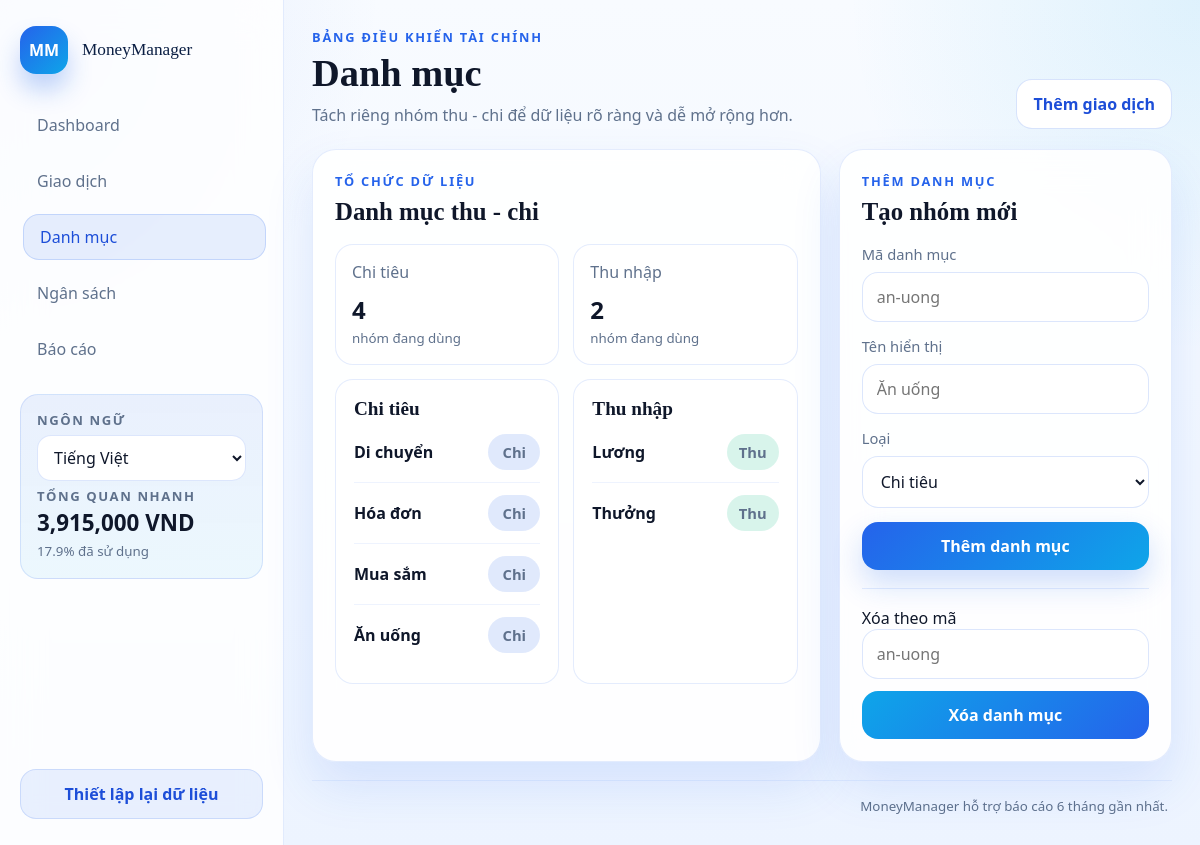
The page /categories on the database its author committed.
### tables this page shows
CREATE TABLE categories (
            id INTEGER PRIMARY KEY AUTOINCREMENT,
            key TEXT UNIQUE NOT NULL,
            value TEXT NOT NULL,
            type INTEGER NOT NULL CHECK (type IN (0, 1)) -- 0: chi, 1: thu
        );

### app.py (the view)
@app.route("/categories")
def categories_page() -> str:
    return render_template(
        "categories.html",
        **_shared_context(
            "categories",
            t("categories_title"),
            t("categories_subtitle"),
        ),
    )

### app.py (called while the page is built)
def _current_language() -> str:
    language = session.get("language", "vi")
    return language if language in FILE_TRANSLATIONS else "vi"

def t(key: str) -> str:
    language = _current_language()
    return FILE_TRANSLATIONS.get(language, FILE_TRANSLATIONS.get("vi", {})).get(key, key)

@app.context_processor
def inject_language_context() -> dict[str, object]:
    return {
        "current_lang": _current_language(),
        "supported_languages": [
            {
                "code": option["code"],
                "label": t("language_vi") if option["code"] == "vi" else t("language_en"),
            }
            for option in SUPPORTED_LANGUAGES
        ],
        "t": t,
        "category_label": _category_label,
        "note_label": _note_label,
    }

def _format_money(value: float) -> str:
    return f"{value:,.0f}"

def _category_label(category_key: str, fallback: str | None = None) -> str:
    label_key = f"category_label_{category_key}"
    label = t(label_key)
    if label != label_key:
        return label
    return fallback or category_key

def _month_bounds(year: int, month: int) -> tuple[str, str]:
    start = datetime(year, month, 1, 0, 0, 0)
    end_day = calendar.monthrange(year, month)[1]
    end = datetime(year, month, end_day, 23, 59, 59)
    return start.strftime("%Y-%m-%d %H:%M:%S"), end.strftime("%Y-%m-%d %H:%M:%S")

def _ensure_db() -> None:
    if not app.config.get("DATABASE_READY", False):
        db_helper.init_db()
        app.config["DATABASE_READY"] = True

### modulo/db_helper.py (called while the page is built)
def get_connection():
    db_dir = os.path.join(os.path.dirname(__file__), '../database')
    db_path = os.path.join(db_dir, 'finance.db')
    os.makedirs(db_dir, exist_ok=True)
    conn = sqlite3.connect(db_path)
    conn.row_factory = sqlite3.Row
    return conn

def get_all_categories():
    conn = get_connection()
    cursor = conn.cursor()
    cursor.execute('SELECT * FROM categories ORDER BY type, value')
    rows = cursor.fetchall()
    conn.close()
    return [dict(row) for row in rows]

def get_setting(key):
    conn = get_connection()
    cursor = conn.cursor()
    cursor.execute('SELECT value FROM settings WHERE key = ?', (key,))
    row = cursor.fetchone()
    conn.close()
    return row['value'] if row else None

def get_budget_limit():
    budget_str = get_setting('budget_limit')
    return float(budget_str) if budget_str else 0.0

### templates/categories.html (shortened to what this page needs)
{% extends "base.html" %}
{% block content %}
<section class="module-grid module-grid-split">
  <article class="panel panel-wide">
    <div class="panel-head">
      <div>
        <p class="panel-kicker">{{ t('organization') }}</p>
        <h2>{{ t('income_expense_categories') }}</h2>
      </div>
    </div>
    <div class="category-summary-grid">
      <article class="metric-card metric-card-compact">
        <span>{{ t('expense_type') }}</span>
        <strong>{{ expense_categories|length }}</strong>
        <small>{{ t('used_groups') }}</small>
      </article>
      <article class="metric-card metric-card-compact">
        <span>{{ t('income_type') }}</span>
        <strong>{{ income_categories|length }}</strong>
        <small>{{ t('used_groups') }}</small>
      </article>
    </div>
    <div class="category-columns">
      <div class="category-column">
        <h3>{{ t('expense_type') }}</h3>
        {% for category in expense_categories %}
          <div class="category-item">
            <div>
              <strong>{{ category_label(category.key, category.value) }}</strong>
            </div>
            <span class="badge badge-expense">{{ t('expense') }}</span>
          </div>
        {% else %}
          <p class="empty-state">{{ t('existing_categories_empty_expense') }}</p>
        {% endfor %}
      </div>
      <div class="category-column">
        <h3>{{ t('income_type') }}</h3>
        {% for category in income_categories %}
          <div class="category-item">
            <div>
              <strong>{{ category_label(category.key, category.value) }}</strong>
            </div>
            <span class="badge badge-income">{{ t('income') }}</span>
          </div>
        {% else %}
          <p class="empty-state">{{ t('existing_categories_empty_income') }}</p>
        {% endfor %}
      </div>
    </div>
  </article>
  <article class="panel panel-medium">
    <div class="panel-head">
      <div>
        <p class="panel-kicker">{{ t('add_category') }}</p>
        <h2>{{ t('create_group') }}</h2>
      </div>
    </div>
    <form class="form-stack" action="{{ url_for('add_category') }}" method="post">
      <label>
        <span>{{ t('category_code') }}</span>
        <input type="text" name="key" placeholder="{{ t('category_code_placeholder') }}" required>
      </label>
      <label>
        <span>{{ t('display_name') }}</span>
        <input type="text" name="category_name" placeholder="{{ t('category_name_placeholder') }}" required>
      </label>
      <label>
        <span>{{ t('category_type') }}</span>
        <select name="category_type" required>
          <option value="0">{{ t('expense_type') }}</option>
        </select>
      </label>
      <button type="submit" class="btn btn-primary">{{ t('add_category') }}</button>
    </form>
    <form class="delete-form" action="{{ url_for('delete_category') }}" method="post">
      <label>
        <span>{{ t('delete_by_code') }}</span>
        <input type="text" name="key" placeholder="{{ t('category_code_placeholder') }}">
      </label>
      <button type="submit" class="btn btn-secondary">{{ t('delete_category') }}</button>
    </form>
  </article>
</section>
{% endblock %}

### static/styles.css (style rules this page uses)
:root { --bg: #f3f8ff; --bg-soft: #eaf2ff; --surface: rgba(255, 255, 255, 0.9); --surface-strong: #ffffff; --surface-soft: #eef5ff; --border: rgba(37, 99, 235, 0.12); --border-strong: rgba(37, 99, 235, 0.18); --text: #0f172a; --muted: #5f718c; --primary: #2563eb; --primary-strong: #1d4ed8; --primary-soft: rgba(37, 99, 235, 0.1); --info: #0ea5e9; --success: #10b981; --warning: #f59e0b; --danger: #ef4444; --shadow: 0 24px 50px rgba(37, 99, 235, 0.12); }
* { box-sizing: border-box; }
html { scroll-behavior: auto; }
body { margin: 0; min-height: 100vh; font-family: system-ui, -apple-system, BlinkMacSystemFont, 'Segoe UI', sans-serif; color: var(--text); background: radial-gradient(circle at top left, rgba(37, 99, 235, 0.11), transparent 26%), radial-gradient(circle at top right, rgba(14, 165, 233, 0.11), transparent 24%), linear-gradient(180deg, #f8fbff 0%, #edf4ff 100%); }
h1, h2, h3, .brand-name, .topbar-title { font-family: ui-serif, Georgia, 'Times New Roman', serif; }
.eyebrow, .panel-kicker { margin: 0 0 8px; color: var(--primary); text-transform: uppercase; letter-spacing: 0.14em; font-size: 0.8rem; font-weight: 800; }
.hero-panel, .panel, .metric-card, .balance-card, .quick-link { background: var(--surface); border: 1px solid var(--border); box-shadow: var(--shadow); backdrop-filter: blur(18px); }
.metric-card { padding: 20px; border-radius: 24px; }
.metric-card span, .metric-card small { color: var(--muted); }
.metric-card strong { display: block; margin-top: 10px; font-size: 1.8rem; }
.module-grid { display: grid; gap: 18px; margin-top: 18px; }
.module-grid-split { grid-template-columns: minmax(0, 1.45fr) minmax(320px, 0.95fr); }
.panel { padding: 22px; border-radius: 24px; }
.panel-wide, .panel-medium { min-height: 100%; }
.panel-head { display: flex; align-items: flex-start; justify-content: space-between; gap: 16px; margin-bottom: 18px; }
.panel h2, .panel h3 { margin: 0; }
.panel h2 { font-size: 1.55rem; }
.transaction-dot.income, .badge-income { background: rgba(16, 185, 129, 0.16); color: #047857; }
.transaction-dot.expense, .badge-expense { background: rgba(37, 99, 235, 0.14); color: #1d4ed8; }
.form-stack { display: grid; gap: 14px; }
.form-stack label, .form-inline { display: grid; gap: 8px; }
.form-stack span, .form-inline span { color: var(--muted); font-size: 0.92rem; }
input, select, textarea { width: 100%; border: 1px solid rgba(37, 99, 235, 0.16); border-radius: 16px; background: var(--surface-strong); color: var(--text); padding: 13px 14px; font: inherit; outline: none; transition: border-color 0.18s ease, box-shadow 0.18s ease, transform 0.18s ease; }
.btn { display: inline-flex; align-items: center; justify-content: center; gap: 8px; border: 0; border-radius: 16px; padding: 13px 16px; font: inherit; font-weight: 800; text-decoration: none; cursor: pointer; transition: transform 0.18s ease, box-shadow 0.18s ease, background 0.18s ease; }
.btn-primary { color: #fff; background: linear-gradient(135deg, var(--primary), var(--info)); box-shadow: 0 14px 30px rgba(37, 99, 235, 0.22); }
.btn-secondary { color: #fff; background: linear-gradient(135deg, #0ea5e9, #2563eb); }
.category-columns { display: grid; grid-template-columns: repeat(2, minmax(0, 1fr)); gap: 14px; }
.category-summary-grid { display: grid; grid-template-columns: repeat(2, minmax(0, 1fr)); gap: 14px; margin-bottom: 14px; }
.metric-card-compact { padding: 16px; border-radius: 18px; box-shadow: none; }
.metric-card-compact strong { font-size: 1.5rem; }
.category-column { padding: 18px; border-radius: 18px; background: var(--surface-strong); border: 1px solid var(--border); }
.category-column h3 { margin-bottom: 14px; font-size: 1.2rem; }
.category-item { display: flex; align-items: center; justify-content: space-between; gap: 12px; padding: 12px 0; border-top: 1px solid rgba(37, 99, 235, 0.08); }
.category-item:first-of-type { border-top: none; padding-top: 0; }
.category-item strong, .summary-row strong { display: block; }
.category-item span, .summary-row span { color: var(--muted); font-size: 0.92rem; }
.badge { display: inline-flex; align-items: center; justify-content: center; min-width: 52px; padding: 8px 10px; border-radius: 999px; font-size: 0.82rem; font-weight: 800; }
.delete-form { display: grid; gap: 12px; margin-top: 18px; padding-top: 18px; border-top: 1px solid var(--border); }

### rows shown on the page
categories: key+value "Di chuyển", t "Chi"
categories: key+value "Hóa đơn", t "Chi"
categories: key+value "Mua sắm", t "Chi"
categories: key+value "Ăn uống", t "Chi"
categories: key+value "Lương", t "Thu"
categories: key+value "Thưởng", t "Thu"

### other values the page prints
{{ t('dashboard') }} "Dashboard"
{{ t('transactions') }} "Giao dịch"
{{ t('categories') }} "Danh mục"
{{ t('budget') }} "Ngân sách"
{{ t('reports') }} "Báo cáo"
{{ t('language') }} "NGÔN NGỮ"
{{ t('quick_overview') }} "TỔNG QUAN NHANH"
{{ current_balance_display }} "3,915,000"
{{ budget_used|round(1) }} "17.9"
{{ t('budget_used_text') }} "đã sử dụng"
{{ t('reset_data') }} "Thiết lập lại dữ liệu"
{{ t('finance_dashboard') }} "BẢNG ĐIỀU KHIỂN TÀI CHÍNH"
{{ page_title }} "Danh mục"
{{ page_subtitle }} "Tách riêng nhóm thu - chi để dữ liệu rõ ràng và dễ mở rộng hơn."
{{ t('add_transaction') }} "Thêm giao dịch"
